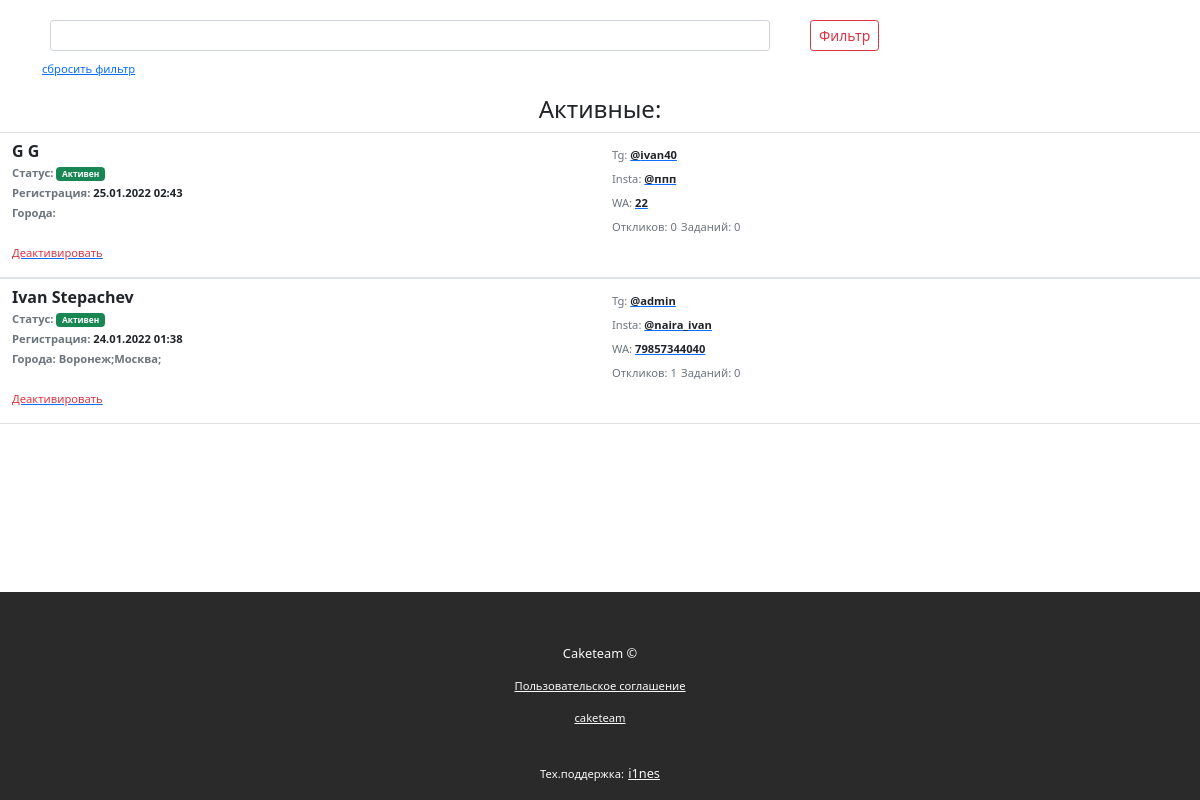
Page /staff on the earlier database version.
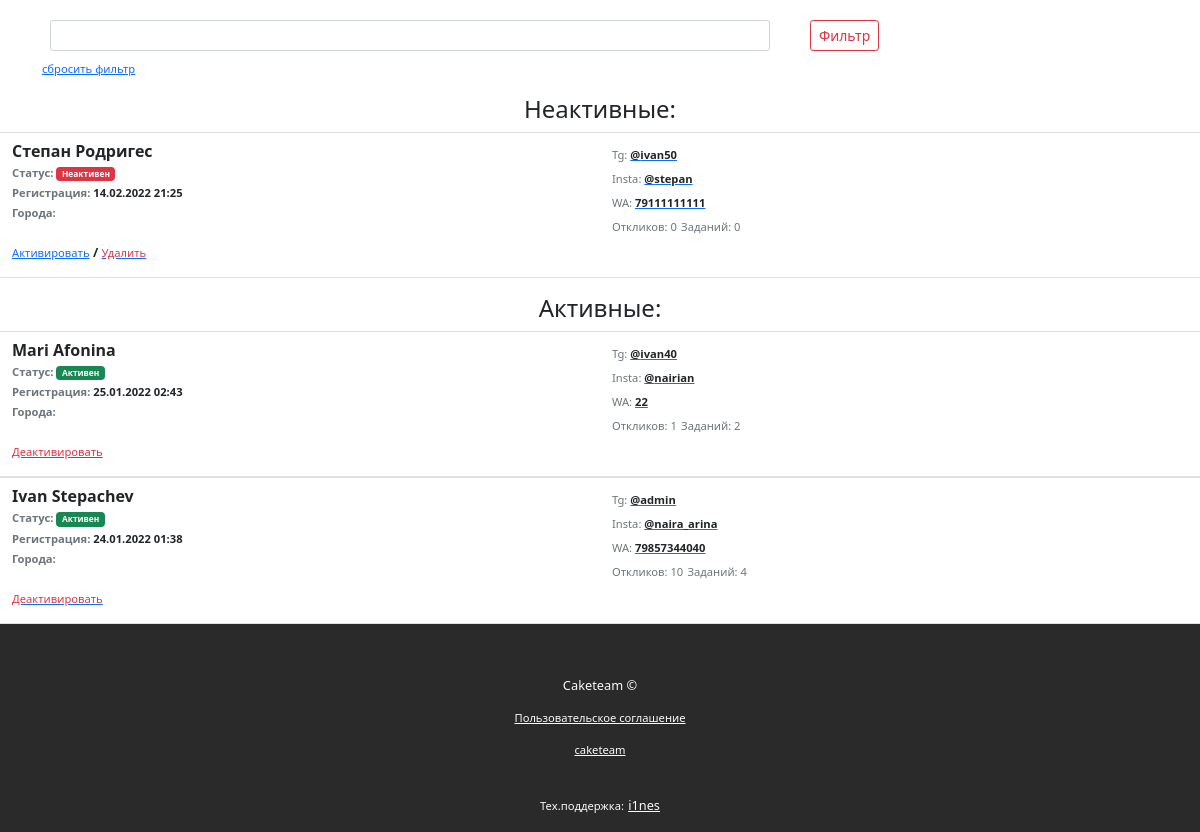
Same page on the later database version.
### quiz/models.py (models this page shows, shortened)
class Staff(models.Model):
    avatar = models.ImageField(upload_to='avatars/', default='avatars/ava_F68lBxi.jpeg')
    username = models.CharField(max_length=25, default='')
    user = models.OneToOneField(settings.AUTH_USER_MODEL, on_delete=models.CASCADE, default='')
    name = models.CharField(max_length=15, default='')
    surname = models.CharField(max_length=15, default='')
    telegram_id = models.CharField(max_length=15)
    phone = models.CharField(max_length=15, default='')
    instagram = models.CharField(max_length=20, default='')
    admin = models.BooleanField(default=False)
    active = models.BooleanField(default=False)
    date = models.DateTimeField(auto_now_add=True)
    pin = models.CharField(max_length=4, blank=True)
    balance = models.IntegerField(default=0)
    cities = models.TextField(default='', blank=True)
    info = models.TextField(default='', blank=True)
    unlimited = models.BooleanField(default=True)

### quiz/views.py (the view)
# urls.py: path('staff', quiz_views.staff_list, name="staff_list"),
def staff_list(request):
    if request.GET.get("search") != None:
        search = request.GET.get("search")
        active = Staff.objects.filter(Q(active=True) & (Q(instagram__icontains=search) | Q(username__icontains=search) | Q(name__icontains=search) | Q(surname__icontains=search) | Q(phone__icontains=search))).order_by('-date')
        inactive = Staff.objects.filter(Q(active=False) & (Q(instagram__icontains=search) | Q(username__icontains=search) | Q(name__icontains=search) | Q(surname__icontains=search) | Q(phone__icontains=search))).order_by('-date')
    else:
        active = Staff.objects.filter(active=True).order_by('-date')
        inactive = Staff.objects.filter(active=False).order_by('-date')
    return render(request, 'quiz/staff_list.html', {'active': active, 'inactive': inactive})

### quiz/templates/quiz/staff_list.html (shortened to what the changed rows need)
<!DOCTYPE html>
{% load static %}
<html lang="en" class="h-100">
<head>
    <link href="https://cdn.jsdelivr.net/npm/bootstrap@5.0.2/dist/css/bootstrap.min.css" rel="stylesheet">
    <link href="{% static 'css/style.css' %}" rel="stylesheet" />
</head>
<body class="d-flex flex-column h-100">
<main class="flex-shrink-0">
<div class="container">
    <form class="row mt-3" method="get">
    </form>
    <a href="{% url 'staff_list' %}" class="offer-text">сбросить фильтр</a>
</div>
{% if inactive.all.count > 0 %}
<h4 class="text-center mt-3">Неактивные:</h4>
{% endif %}
{% for i in inactive %}
<div id="{{ i.id }}" class="container-fluid border-bottom border-top pt-2">
        <div class="row">
            <div class="col-6">
                <p class="fw-bold lh-sm">{{ i.name}} {{ i.surname }}
                    <br> <small class="text-muted offer-text fa-6">Статус: <span class="badge bg-danger">Неактивен</span></small>
                    <br> <small class="text-muted offer-text">Регистрация: <b class="text-dark">{{ i.date|date:'d.m.Y H:i' }}</b></small>
                    <br> <small class="text-muted offer-text">Города: {{ i.cities }}</small>
                    <br>
                    <br><a href="{% url 'staff_activate' chat_id=i.telegram_id %}"><small class="offer-text text-primary fw-normal">Активировать</small></a><span class="label-text"> / </span><a href="{% url 'staff_delete' chat_id=i.telegram_id %}"><small class="offer-text text-danger fw-normal">Удалить</small></a>
                </p>
            </div>
            <div class="col-6">
                    <small class="text-muted offer-text">Tg: <a href="https://t.me/{{ i.username }}"><b class="text-dark">@{{ i.username }}</b></a></small>
                    <br><small class="text-muted offer-text">Insta: <a href="https://instagram.com/{{ a.instagram }}"><b class="text-dark">@{{ i.instagram }}</b></a></small>
                    <br> <small class="text-muted offer-text">WA: <a href="https://wa.me/{{ a.phone }}"><b class="text-dark">{{ i.phone }}</b></a></small>
                    <br> <small class="text-muted offer-text">Откликов: {{ i.responds.all.count }}</small>
                     <small class="text-muted offer-text">Заданий: {{ i.orders.all.count }}</small>
            </div>
        </div>
</div>
{% endfor %}
{% if active.all.count > 0 %}
<h4 class="text-center mt-3">Активные:</h4>
{% endif %}
{% for a in active %}
<div id="{{ a.id }}" class="container-fluid border-bottom border-top pt-2">
        <div class="row">
            <div class="col-6">
                <p class="fw-bold lh-sm">{{ a.name}} {{ a.surname }}
                    <br> <small class="text-muted offer-text">Статус: <span class="badge bg-success">Активен</span></small>
                    <br> <small class="text-muted offer-text">Регистрация: <b class="text-dark">{{ a.date|date:'d.m.Y H:i' }}</b></small>
                    <br> <small class="text-muted offer-text">Города: {{ a.cities }}</small>
                    <br>
                    <br><a href="{% url 'staff_deactivate' chat_id=a.telegram_id %}"><small class="text-danger offer-text fw-normal">Деактивировать</small></a>
                </p>
            </div>
            <div class="col-6">
                    <small class="text-muted offer-text">Tg: <a href="https://t.me/{{ a.username }}"><b class="text-dark">@{{ a.username }}</b></a></small>
                    <br><small class="text-muted offer-text">Insta: <a href="https://instagram.com/{{ a.instagram }}"><b class="text-dark">@{{ a.instagram }}</b></a></small>
                    <br> <small class="text-muted offer-text">WA: <a href="https://wa.me/{{ a.phone }}"><b class="text-dark">{{ a.phone }}</b></a></small>
                    <br> <small class="text-muted offer-text">Откликов: {{ a.responds.all.count }}</small>
                     <small class="text-muted offer-text">Заданий: {{ a.orders.all.count }}</small>
            </div>
        </div>
</div>
{% endfor %}
</main>
</body>
</html>

Differences in the rows shown:
added Staff: name "Степан", surname "Родригес", date "14.02.2022 21:25", username "ivan50", instagram "stepan", phone "79111111111", responds.all.count "0", orders.all.count "0", shown under "Неактивные:"
changed Staff "ivan40": name "G" → "Mari"; surname "G" → "Afonina"; instagram "ппп" → "nairian"; responds.all.count "0" → "1"; orders.all.count "0" → "2"
changed Staff "Ivan": instagram "naira_ivan" → "naira_arina"; responds.all.count "1" → "10"; orders.all.count "0" → "4"; cities "Воронеж;Москва;" → (not shown)
Other differences:
text now shown: "Неактивные:"
